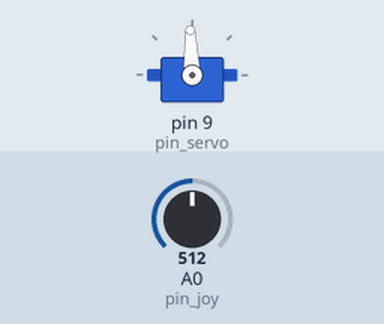
This sketch was run on a simulated Arduino Uno, built with avr-gcc and run on an emulated ATmega328P. Shown: servo. The inputs (shaded band) are chosen by the test bench; at power-on: A0 (pin_joy) = 512. What the sketch prints to the serial monitor is not drawn.

Above: at 1.2 s.
1.3 s: A0 (pin_joy) set to 716
At 2.1 s:
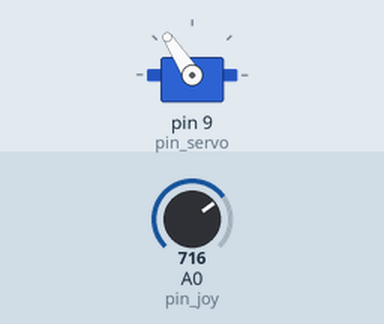
2.8 s: A0 (pin_joy) set to 900
At 3.3 s:
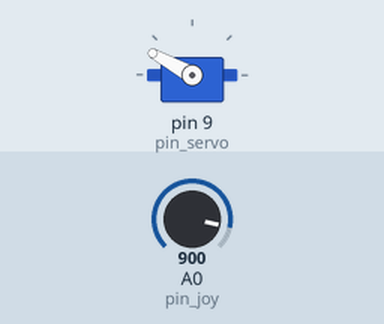
4.3 s: A0 (pin_joy) set to 1023
At 5.5 s:
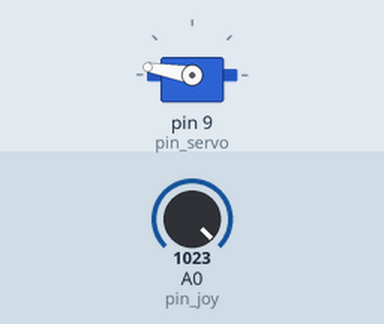
5.8 s: A0 (pin_joy) set to 306
At 6.8 s:
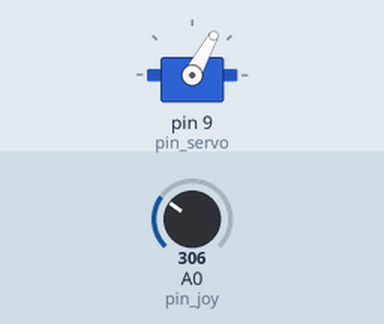
7.3 s: A0 (pin_joy) set to 122
At 7.8 s:
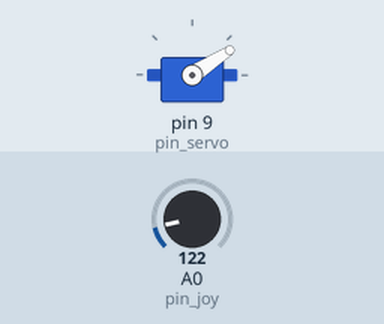
8.8 s: A0 (pin_joy) set to 511
At 10.1 s:
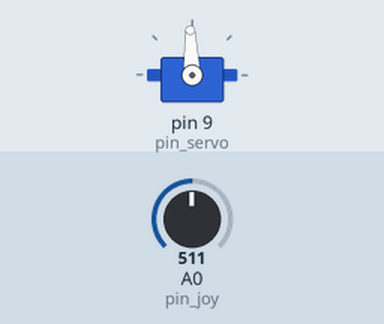
Timing chart, 0 to 11.3 s (numbered marks = the images above; inputs shaded):
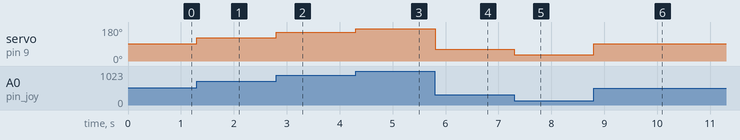

The sketch:

mastery_level2_2_JoystickServodemo.ino
```cpp
#include <Servo.h>

int pin_joy=A0, pin_servo=9, pos=0, read_in=0;
Servo servo;

void setup() {
  Serial.begin(9600);
  servo.attach(pin_servo);
}

void loop() {

  moveServo();
  Serial.println(pos);
}

void moveServo()
{
  read_in = analogRead(pin_joy);
  pos = ((155.0/1023.0)*read_in+15); //equation(slope of line)
  servo.write(pos);
}
```

Measured:
- after the input at 1.3 s, servo on pin 9 (pin_servo): 92° → 123° at once
- after the input at 2.8 s, servo on pin 9 (pin_servo): 123° → 151° at once
- after the input at 4.3 s, servo on pin 9 (pin_servo): 151° → 170° at once
- after the input at 5.8 s, servo on pin 9 (pin_servo): 170° → 61° at once
- after the input at 7.3 s, servo on pin 9 (pin_servo): 61° → 33° at once
- after the input at 8.8 s, servo on pin 9 (pin_servo): 33° → 92° at once
